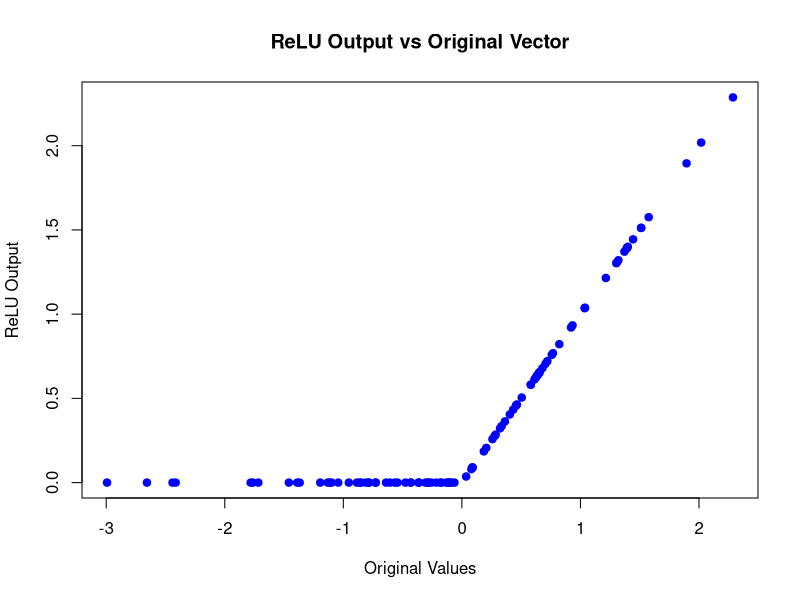

The R script that drew this image:
# Generate a random vector with 100 normally distributed random
# values (with zero average and standard deviation of one). Imple-
# ment the ReLU function. Plot the result with the original vector on
# the x axis and the ReLU output on the y axis.

set.seed(42)

# Solution

# Generating the vector 
x <- rnorm(100, mean = 0, sd = 1)

# Implementing the ReLu function
relu <- function(z) {
  pmax(0, z)
}

y <- relu(x)

# Drawing the result 
plot(x, y,
     main = "ReLU Output vs Original Vector",
     xlab = "Original Values",
     ylab = "ReLU Output",
     pch = 19, col = "blue")
